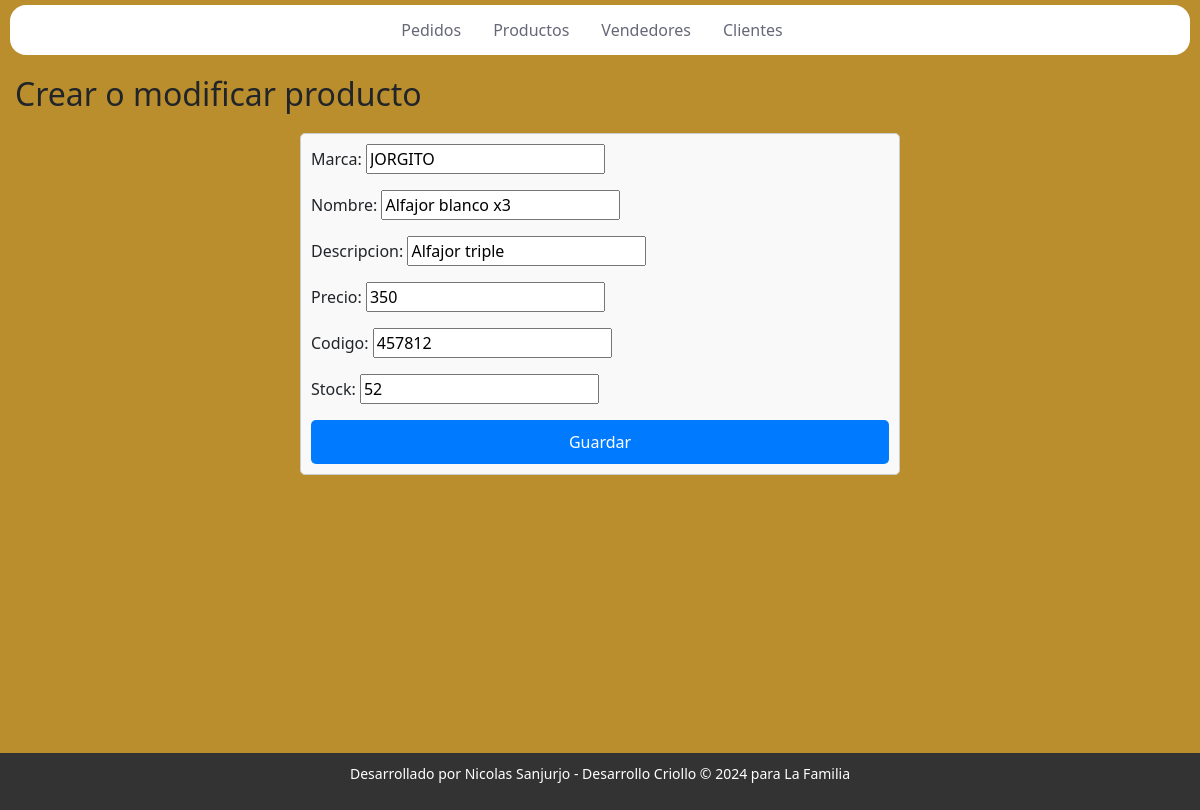
Screenshot of /gestion/productos/1/edit/ with the database file from the repository.
### gestion/models.py (models this page shows, shortened)
class Producto(models.Model):
    marca=models.CharField(max_length=20, blank=True)
    nombre=models.CharField(max_length=20)
    descripcion=models.CharField(max_length=50, blank=True)
    precio=models.IntegerField()
    codigo=models.IntegerField(unique=True)
    stock=models.IntegerField()

### gestion/views.py (the view)
# urls.py: path('productos/<int:pk>/edit/', ProductoUpdateView.as_view(), name='Prod-Edit'),
class ProductoUpdateView(UpdateView):
    model = Producto
    form_class = ProductoForm
    template_name = 'gestion/prod-form.html'
    success_url = reverse_lazy('Productos')

### gestion/forms.py
class ProductoForm(forms.ModelForm):
    class Meta:
        model = Producto
        fields = ['marca', 'nombre', 'descripcion', 'precio', 'codigo', 'stock']

### templates/gestion/prod-form.html (shortened to what this page needs)
{% extends 'gestion/index.html' %}
{% load static %}
{% block css %} <link rel="stylesheet" type="text/css" href={% static "css/form.css" %} /> {% endblock %}
{% block content %}
  <h2>Crear o modificar producto</h2>
  <form method="post">
    {{ form.as_p }}
    <button type="submit">Guardar</button>
  </form>
{% endblock %}

### static/css/index.css (style rules this page uses)
body { position: relative; background-color: #bb8e2d ; margin: 5px; min-height: 100vh; }
h2 { margin-left: 10px; margin-top: 20px; }

### static/css/form.css (style rules this page uses)
form { max-width: 600px; margin: 20px auto; padding: 10px; border: 1px solid #ccc; border-radius: 5px; background-color: #f9f9f9; }
form button { display: block; width: 100%; padding: 10px; background-color: #007bff; color: white; border: none; border-radius: 5px; font-size: 16px; }

### rows the page displays
Producto: marca "JORGITO", nombre "Alfajor blanco x3", descripcion "Alfajor triple", precio "350", codigo "457812", stock "52"
